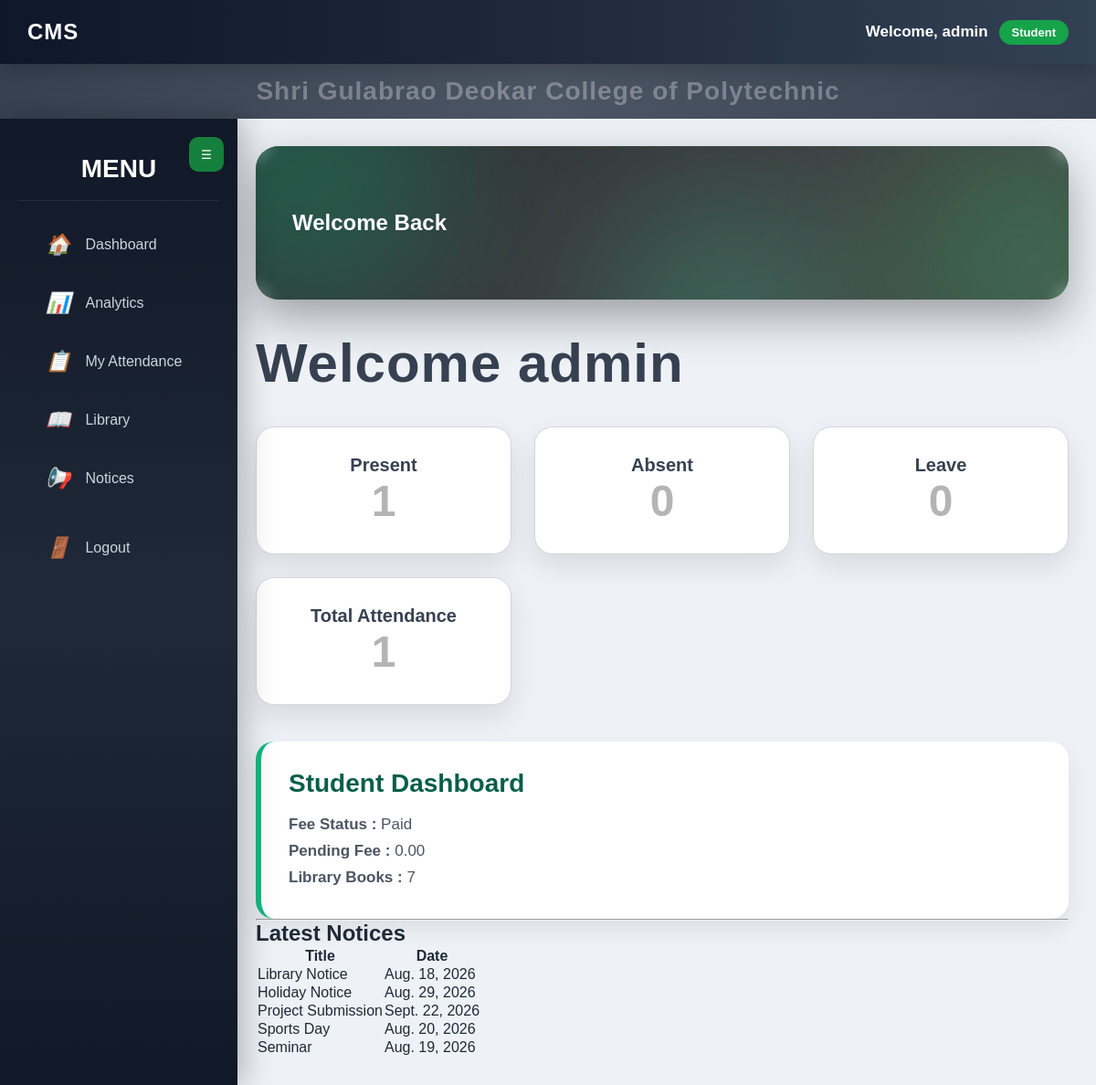
/dashboard/ (signed in), run on the app's committed database.
### accounts/models.py (models this page shows, shortened)
class UserProfile(models.Model):
    ROLE_CHOICES = (
        ('Principal','Principal'),
        ('HOD','HOD'),
        ('Faculty','Faculty'),
        ('Student','Student'),
    )
    user = models.OneToOneField(
        User,
        on_delete=models.CASCADE
    )
    role = models.CharField(
        max_length=20,
        choices=ROLE_CHOICES
    )

### fees/models.py (models this page shows, shortened)
class Fee(models.Model):
    student = models.ForeignKey(
        Student,
        on_delete=models.CASCADE
    )
    total_fee = models.DecimalField(
        max_digits=10,
        decimal_places=2
    )
    paid_fee = models.DecimalField(
        max_digits=10,
        decimal_places=2
    )
    payment_date = models.DateField()
    STATUS = [
        ("Paid", "Paid"),
        ("Partial", "Partial"),
        ("Pending", "Pending"),
    ]
    status = models.CharField(
        max_length=20,
        choices=STATUS
    )
    def pending_fee(self):
        return self.total_fee - self.paid_fee

### noticeboard/models.py (models this page shows, shortened)
class Notice(models.Model):
    title = models.CharField(max_length=200)
    description = models.TextField()
    notice_date = models.DateField()
    STATUS = [
        ("Active", "Active"),
        ("Inactive", "Inactive"),
    ]
    status = models.CharField(
        max_length=20,
        choices=STATUS,
        default="Active"
    )

### dashboard/views.py (the view, shortened to what this page needs)
@login_required
def home(request):
    role = request.user.userprofile.role
    context = {
        "role": role,
        "username": request.user.username,
    }
    if role == "Principal":
        context.update({
            "total_students":
                Student.objects.count(),
            "total_faculty":
                Faculty.objects.count(),
            "total_courses":
                Course.objects.count(),
            "total_departments":
                Department.objects.count(),
            "total_attendance":
                Attendance.objects.count(),
            "total_fees":
                Fee.objects.count(),
            "total_books":
                Book.objects.count(),
            "total_notices":
                Notice.objects.count(),
            "latest_students":
                Student.objects.order_by("-id")[:5],
            "latest_faculty":
                Faculty.objects.order_by("-id")[:5],
            "latest_notices":
                Notice.objects.order_by("-id")[:5],
        })
    elif role == "Student":
        try:
            student = Student.objects.get(
                user=request.user
            )
            attendance = Attendance.objects.filter(
                student=student
            )
            fee = Fee.objects.filter(
                student=student
            ).first()
            context.update({
                "student": student,
                "attendance_count":
                    attendance.count(),
                "present_count":
                    attendance.filter(
                        status="Present"
                    ).count(),
                "absent_count":
                    attendance.filter(
                        status="Absent"
                    ).count(),
                "leave_count":
                    attendance.filter(
                        status="Leave"
                    ).count(),
                "fee": fee,
                "books":
                    Book.objects.count(),
                "latest_notices":
                    Notice.objects.order_by("-id")[:5],
            })
        except Student.DoesNotExist:
            context.update({
                "student": None,
                "attendance_count": 0,
                "present_count": 0,
                "absent_count": 0,
                "leave_count": 0,
                "fee": None,
                "books":
                    Book.objects.count(),
                "latest_notices":
                    Notice.objects.order_by("-id")[:5],
            })
    return render(
        request,
        "dashboard/home.html",
        context
    )

### templates/dashboard/home.html (shortened to what this page needs)
{% extends 'base/base.html' %}
{% block content %}
<section class="dashboard-hero">
    <div class="blob blob1"></div>
    <div class="blob blob2"></div>
    <div class="blob blob3"></div>
    <div class="dashboard-content">
        <h1 class="welcome-title">
            Welcome Back
        </h1>
    </div>
</section>
<h1 class="dashboard-title">
    Welcome {{ username }}
</h1>
{% if role == "Principal" %}
<!-- =====================================================
     PRINCIPAL DASHBOARD
===================================================== -->
<div class="cards">
    <div class="card">
        <h2>Total Students</h2>
        <p>{{ total_students }}</p>
    </div>
    <div class="card">
        <h2>Total Faculty</h2>
        <p>{{ total_faculty }}</p>
    </div>
    <div class="card">
        <h2>Total Courses</h2>
        <p>{{ total_courses }}</p>
    </div>
    <div class="card">
        <h2>Total Departments</h2>
        <p>{{ total_departments }}</p>
    </div>
    <div class="card">
        <h2>Total Attendance</h2>
        <p>{{ total_attendance }}</p>
    </div>
    <div class="card">
        <h2>Total Fee Records</h2>
        <p>{{ total_fees }}</p>
    </div>
    <div class="card">
        <h2>Total Books</h2>
        <p>{{ total_books }}</p>
    </div>
    <div class="card">
        <h2>Total Notices</h2>
        <p>{{ total_notices }}</p>
    </div>
</div>
<div class="welcome-box">
    <h2>Principal Dashboard</h2>
    <p>
        You have complete access to the College Management System.
    </p>
</div>
<hr>
<h2>Latest Notices</h2>
<table class="table">
    <tr>
        <th>Title</th>
        <th>Date</th>
    </tr>
    {% for notice in latest_notices %}
    <tr>
        <td>{{ notice.title }}</td>
        <td>{{ notice.notice_date }}</td>
    </tr>
    {% empty %}
    <tr>
        <td colspan="2">
            No Notice Found
        </td>
    </tr>
    {% endfor %}
</table>
{% elif role == "Student" %}
<div class="cards">
    <div class="card">
        <h2>Present</h2>
        <p>{{ present_count }}</p>
    </div>
    <div class="card">
        <h2>Absent</h2>
        <p>{{ absent_count }}</p>
    </div>
    <div class="card">
        <h2>Leave</h2>
        <p>{{ leave_count }}</p>
    </div>
    <div class="card">
        <h2>Total Attendance</h2>
        <p>{{ attendance_count }}</p>
    </div>
</div>
<div class="welcome-box">
    <h2>Student Dashboard</h2>
    {% if fee %}
    <p>
        <strong>Fee Status :</strong>
        {{ fee.status }}
    </p>
    <p>
        <strong>Pending Fee :</strong>
        {{ fee.pending_fee }}
    </p>
    {% else %}
    <p>
        <strong>Fee Status :</strong>
        No Fee Record Found
    </p>
    {% endif %}
    <p>
        <strong>Library Books :</strong>
        {{ books }}
    </p>
</div>
<hr>
<h2>Latest Notices</h2>
<table class="table">
    <tr>
        <th>Title</th>
        <th>Date</th>
    </tr>
    {% for notice in latest_notices %}
    <tr>
        <td>{{ notice.title }}</td>
        <td>{{ notice.notice_date }}</td>
    </tr>
    {% empty %}
    <tr>
        <td colspan="2">
            No Notice Available
        </td>
    </tr>
    {% endfor %}
</table>
{% endif %}
{% endblock %}

### templates/base/base.html (shortened to what this page needs)
{% load static %}
<!DOCTYPE html>
<html lang="en">
<head>
    <link
        rel="stylesheet"
        href="{% static 'css/dashboard.css' %}"
    >
</head>
<body>
<header class="navbar">
    <div class="logo">
        CMS
    </div>
    <div class="user-info">
        {% if request.user.is_authenticated %}
            <span class="welcome-text">
                Welcome,
                {{ request.user.username }}
            </span>
            {% if request.user.userprofile %}
                <span class="user-role">
                    {{ request.user.userprofile.role }}
                </span>
            {% endif %}
        {% endif %}
    </div>
</header>
<div class="college-title">
    <h1 class="college-name">
        <span>S</span>
        <span>h</span>
        <span>r</span>
        <span>i</span>
        <span>&nbsp;</span>
        <span>G</span>
        <span>u</span>
        <span>l</span>
        <span>a</span>
        <span>b</span>
        <span>r</span>
        <span>a</span>
        <span>o</span>
        <span>&nbsp;</span>
        <span>D</span>
        <span>e</span>
        <span>o</span>
        <span>k</span>
        <span>a</span>
        <span>r</span>
        <span>&nbsp;</span>
        <span>C</span>
        <span>o</span>
        <span>l</span>
        <span>l</span>
        <span>e</span>
        <span>g</span>
        <span>e</span>
        <span>&nbsp;</span>
        <span>o</span>
        <span>f</span>
        <span>&nbsp;</span>
        <span>P</span>
        <span>o</span>
        <span>l</span>
        <span>y</span>
        <span>t</span>
        <span>e</span>
        <span>c</span>
        <span>h</span>
        <span>n</span>
        <span>i</span>
        <span>c</span>
    </h1>
</div>
<aside
    class="sidebar"
    id="sidebar"
>
    <button
        type="button"
        class="sidebar-toggle"
        id="sidebarToggle"
    >
        ☰
    </button>
    <div class="sidebar-logo">
        <span>MENU</span>
    </div>
    {% if request.user.is_authenticated and request.user.userprofile.role == "Student" %}
    <ul>
        <li>
            <a href="{% url 'dashboard:home' %}">
                <i>🏠</i>
                <span>
                    Dashboard
                </span>
            </a>
        </li>
        <li>
            <a href="{% url 'dashboard:analytics' %}">
                <i>📊</i>
                <span>
                    Analytics
                </span>
            </a>
        </li>
        <li>
            <a href="{% url 'attendance_list' %}">
                <i>📋</i>
                <span>
                    My Attendance
                </span>
            </a>
        </li>
        <li>
            <a href="{% url 'book_list' %}">
                <i>📖</i>
                <span>
                    Library
                </span>
            </a>
        </li>
        <li>
            <a href="{% url 'notice_list' %}">
                <i>📢</i>
                <span>
                    Notices
                </span>
            </a>
        </li>
    </ul>
    {% endif %}
    {% if request.user.is_authenticated %}
    <ul>
        <li>
            <a href="{% url 'logout' %}">
                <i>🚪</i>
                <span>
                    Logout
                </span>
            </a>
        </li>
    </ul>
    {% endif %}
</aside>
<main class="content">
    {% block content %}
    {% endblock %}
</main>
</body>
</html>

### data on the page
Fee: status "Paid", pending_fee "0.00"
Notice: title "Library Notice", notice_date "Aug. 18, 2026"
Notice: title "Holiday Notice", notice_date "Aug. 29, 2026"
Notice: title "Project Submission", notice_date "Sept. 22, 2026"
Notice: title "Sports Day", notice_date "Aug. 20, 2026"
Notice: title "Seminar", notice_date "Aug. 19, 2026"

### other printed values
{{ request.user.username }} "admin"
{{ request.user.userprofile.role }} "Student"
{{ username }} "admin"
{{ present_count }} "1"
{{ absent_count }} "0"
{{ leave_count }} "0"
{{ attendance_count }} "1"
{{ books }} "7"
